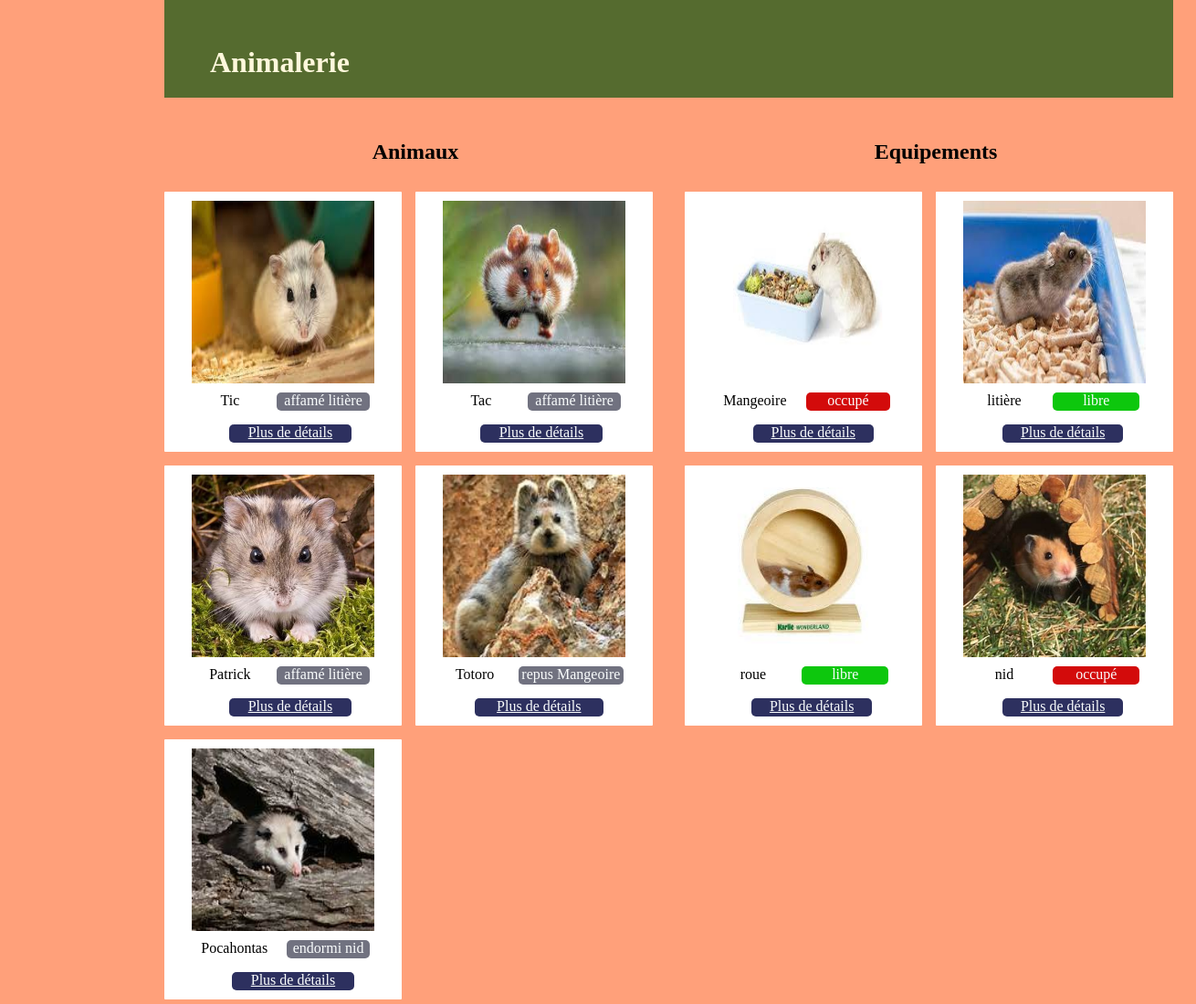
The page / on the database its author committed.
### blog/models.py (models this page shows)
class Animal(models.Model):
    id_animal = models.CharField(max_length=100, primary_key=True)
    etat = models.CharField(max_length=20)
    type = models.CharField(max_length=20)
    race = models.CharField(max_length=20)
    photo = models.CharField(max_length=200)
    lieu = models.ForeignKey(Equipement, on_delete=models.CASCADE)
    def __str__(self):
        return self.id_animal

class Equipement(models.Model):
    id_equip = models.CharField(max_length=100, primary_key=True)
    disponibilite = models.CharField(max_length=20)
    photo = models.CharField(max_length=200)
    def __str__(self):
        return self.id_equip

### blog/views.py (the view)
# urls.py: path('', views.animal_list, name='animal_list'),
def animal_list(request):
    animaux = Animal.objects.all()
    equipements = Equipement.objects.all()
    return render(request, 'blog/animal_list.html', {"animaux": animaux, "equipements": equipements})

### blog/templates/blog/animal_list.html
{% extends 'blog/base.html' %}
{% load static %}
{% block content %}
<div class="separation">
<h2>Animaux</h2>
<h2>Equipements</h2>
</div>
<div class="separation">
    <div class="container">
        {% for animal in animaux %}
        <div>
            <div class="sous-container">
                <div class="photo">
                    <img src={{animal.photo}} width="200" height="200">
                </div>
                <div class="Nom">{{ animal }}</div>
                <div class="Etat">{{ animal.etat }} {{ animal.lieu }}</div>
                <footer>
                    <a href="{% url 'animal_detail' id_animal=animal.id_animal %}">Plus de détails</a>
                </footer>
            </div>
        </div>
        {% endfor %}
    </div>
    <div class="container">
        {% for equipement in equipements %}
        <div>
            <div class="sous-container">
                <div class="photo">
                    <img src={{equipement.photo}} width="200" height="200">
                </div>
                <div class="Nom">{{ equipement }}</div>
                {% if equipement.disponibilite == 'libre' %}
                    <div class="Disponibilité_libre">{{ equipement.disponibilite}}</div>
                {% else %}
                    <div class="Disponibilité_occupe">{{ equipement.disponibilite}}</div>
                {% endif %}
                <footer>
                    <a href="{% url 'equipement_detail' id_equip=equipement.id_equip %}">Plus de détails</a>
                </footer>
            </div>
        </div>
        {% endfor %}
    </div>
</div>
{% endblock %}

### blog/templates/blog/base.html (shortened to what this page needs)
{% load static %}
<html>
    <head>
        <link rel="stylesheet" href="//maxcdn.bootstrapcdn.com/bootstrap/3.2.0/css/bootstrap-theme.min.css">
        <link rel="stylesheet" href="{% static 'css/blog.css' %}">
    </head>
    <body>
        <h1>Animalerie</h1>
            {% block content %}
            {% endblock %}
    </body>
</html>

### blog/static/css/blog.css (style rules this page uses)
body { width: 90%; max-width: 1100px; margin: 0 180px; background-color: rgb(255,160,122); }
.container > div { border-radius: 1px; border-color: rgb(212, 212, 212); padding: 10px 0; background-color: rgb(255, 255, 255); }
.separation { display: grid; grid-template-columns: 550px 550px; grid-gap: 20px; padding: 5px 0; }
h2 { text-align: center; }
.container { display: grid; grid-template-columns: 260px 260px; grid-auto-rows: 285px; grid-gap: 15px; }
.sous-container { display: grid; grid-auto-rows: 20px; grid-gap: 15px; text-align: center; }
.photo { grid-column: 1 / 16; grid-row: 1; }
.Etat { border-radius: 5px; background-color: rgb(113, 114, 128); color: #fafdfd; grid-column: 8 / 14; grid-row: 7; }
.Nom { grid-column: 3 / 8; grid-row: 7; }
.Disponibilité_libre { border-radius: 5px; background-color: rgb(13, 199, 13); color: #fafdfd; grid-column: 8 / 14; grid-row: 7; }
.Disponibilité_occupe { border-radius: 5px; background-color: rgb(211, 11, 11); color: #fafdfd; grid-column: 8 / 14; grid-row: 7; }
footer { border-radius: 5px; background-color: rgb(45, 48, 95); color: #fafdfd; grid-column: 5 / 13; grid-row: 8; }
a { color: #fafdfd; }
h1 { background-color: rgb(85,107,47); color: cornsilk; padding: 50px 20px 20px 50px; width: 1035px; }

### rows shown on the page
Animal: photo (picture), id_animal "Tic", etat "affamé", lieu "litière"
Animal: photo (picture), id_animal "Tac", etat "affamé", lieu "litière"
Animal: photo (picture), id_animal "Patrick", etat "affamé", lieu "litière"
Animal: photo (picture), id_animal "Totoro", etat "repus", lieu "Mangeoire"
Animal: photo (picture), id_animal "Pocahontas", etat "endormi", lieu "nid"
Equipement: photo (picture), id_equip "Mangeoire", disponibilite "occupé"
Equipement: photo (picture), id_equip "litière", disponibilite "libre"
Equipement: photo (picture), id_equip "roue", disponibilite "libre"
Equipement: photo (picture), id_equip "nid", disponibilite "occupé"
